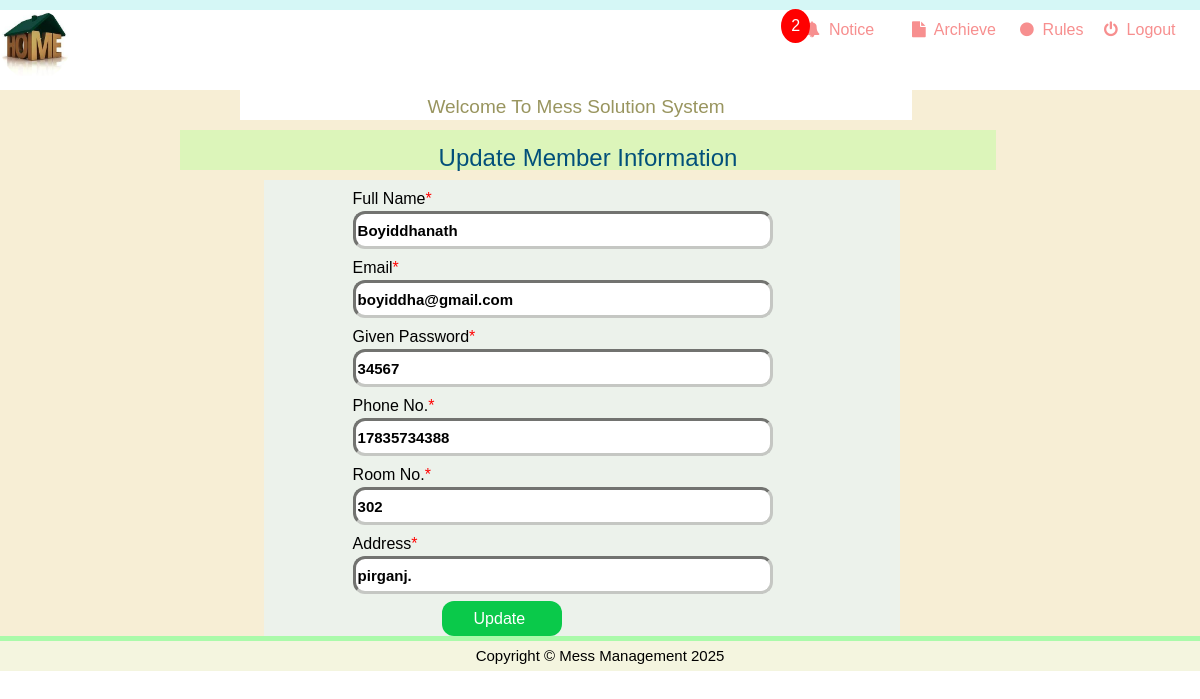
The page /member/member_edit.php?edit=boyiddha@gmail.com (signed in) on the database its author committed.
### tables this page shows
CREATE TABLE `member` (
  `sl_no` int(11) NOT NULL,
  `name` varchar(100) NOT NULL,
  `email` varchar(100) NOT NULL,
  `password` varchar(100) NOT NULL,
  `phone` varchar(15) NOT NULL,
  `address` varchar(150) NOT NULL,
  `room_no` varchar(10) NOT NULL,
  `Joining_Date` date NOT NULL
);

### member/member_edit.php (the view, shortened to what this page needs)
<?php
	include 'database/Connection.php';
	if(isset($_GET['edit'])){
		$Id = $_GET['edit'];
		$rec = mysqli_query($conn, "SELECT * FROM member WHERE email='$Id';");
		$record=mysqli_fetch_array($rec);
	}
?>
<!DOCTYPE html>
<html lang="en">
<head>
		<link rel="stylesheet" href="https://cdnjs.cloudflare.com/ajax/libs/font-awesome/4.7.0/css/font-awesome.min.css">
		 <link rel="stylesheet" href="css/w3.css">
		<link rel="stylesheet" href="css/font.css">
</head>
<body>
	<div class="first">
    </div>
	<div class="navbar">
	    <div class="nav1">
			<a class="home" href="index.php" ><img width="70px" height="70px" src="img/logo.jpg"></a>
		</div>
		 <div class="nav2">
			<a href="notice.php" class="notification" style="text-decoration:none;">
					<?php
						$q="select * from noticeboard";
						$res=$conn->query($q);
						$num=$res->num_rows;
						if($num>0){
					?>
						<span class="badge"> <?php echo $num;  ?> </span>
					<?php
						}
					?>
				<i class="fa fa-bell"></i>&nbsp <span style="color:#f78f8f;">Notice</span>
			</a>
		 </div>
		 <div class="nav3">
			<a href="archieve.php" style="text-decoration:none;">
				<i class="fa fa-file"></i>&nbsp <span style="color:#f78f8f;">Archieve</span>
			</a>
		 </div>
		<div class="nav4">
			<a href="rules.php" style="text-decoration:none;">
				<i class="fa fa-circle"></i>&nbsp <span style="color:#f78f8f;">Rules</span>
			</a>
		 </div>
		 <div class="nav5">
			<a href="logout.php" style="text-decoration:none;">
				<i class="fa fa-power-off"></i>&nbsp <span style="color:#f78f8f;">Logout</span>
			</a>
		 </div>
	</div>
	<div class="container">
		<div class="child">
			<h4 style="text-align: center;font-size:19px;color:#99955f;height:30px;padding-top:3px;background:white;width:70%;" >Welcome To Mess Solution System</h4>
		</div>
		<h3 id="start">Update Member Information</h3>
		<div class="wrap">
			<div class ="wrp">
				<form class="formmain" method="post" enctype="multipart/form-data">
					<div class="form-group">
						<label for="name"> Full Name<span style="color:red;">*</span></label>	<br>
						<input class="form-control"  id="name" name="name" type="text" value="<?php echo $record['name']; ?>" >
					 </div>
					<div class="form-group">
						<label for="email">Email<span style="color:red;">*</span></label>	<br>
						<input class="form-control" id="email" name="email" value="<?php echo $record['email']; ?>">
					</div>
					<div class="form-group">
						<label for="pwd">Given Password<span style="color:red;">*</span></label>	<br>
						<input class="form-control" id="pwd" name="password" value="<?php echo $record['password'];?>">
					</div>
					<div class="form-group">
						<label for="phone">Phone No.<span style="color:red;">*</span></label>	<br>
						<input class="form-control" id="phone" name="phone" value="<?php echo $record['phone'];?>">
					</div>
					<div class="form-group">
						<label for="room">Room No.<span style="color:red;">*</span></label>	<br>
						<input class="form-control" id="room" name="room" value="<?php echo $record['room_no'];?>">
					</div>
					<div class="form-group">
						<label for="address">Address<span style="color:red;">*</span></label>	<br>
						<input class="form-control" id="address" name="address" value="<?php echo $record['address']; ?>" >
					</div>
					<input type="submit" name="update" value="Update " class="buttonupdate" >
				</form>
			</div>
		</div>
	</div>
	<div style="margin:0;padding:0;background-color:#aafaaa;height:5px;"></div>
	<div class="footer" style="background-color:#f4f5df;color:black; display:flex; justify-content:center;align-items:center">
	Copyright &copy; Mess Management 2025<br>
</div>
</body>
</html>

### css/w3.css (style rules this page uses)
html { box-sizing:border-box }
*,*:before,*:after { box-sizing:inherit }
html { -ms-text-size-adjust:100%;-webkit-text-size-adjust:100% }
body { margin:0 }
a { background-color:transparent;-webkit-text-decoration-skip:objects }
img { border-style:none }
button,input,select,textarea { font:inherit;margin:0 }
button,input { overflow:visible }
button,html [type=button],[type=reset],[type=submit] { -webkit-appearance:button }
html,body { font-family:Verdana,sans-serif;font-size:15px;line-height:1.5 }
html { overflow-x:hidden }
h3 { font-size:24px }
h4 { font-size:20px }
h1,h2,h3,h4,h5,h6 { font-family:"Segoe UI",Arial,sans-serif;font-weight:400;margin:10px 0 }
img { vertical-align:middle }
a { color:inherit }

### member/member_edit.php (style rules this page uses)
body,h1,h2,h3,h4,h5 { font-family: "Poppins", sans-serif }
body { font-size:16px; margin:0; padding:0; }
.first { background-color: #d5f7f6; height:10px; }
.nav1 { width:67%; float:left; padding-top:0px; }
.home { -webkit-transition-duration: 0.4s; transition-duration: 0.4s; }
img { border-radius:50px; }
.nav2 { width:9%; float:left; text-align:left; padding-top:8px; color:#f78f8f; }
.nav3 { width:9%; float:left; text-align:left; padding-top:8px; color:#f78f8f; }
.nav4 { width:7%; float:left; text-align:left; padding-top:8px; color:#f78f8f; }
.nav5 { width:8%; float:left; text-align:left; padding-top:8px; color:#f78f8f; }
.navbar:after { content: ''; display: table; clear: both; }
.container { background-color:#f7eed5 }
.child { margin-left:20%; padding:0; }
h3 { position:relative; margin-top:0; margin-left:15%; width:68%; background-color:#dcf5ba; height:40px; color:#02507a; text-align:center; padding-top:10px; animation:title; animation-duration:2s; animation-iteration-count:infinite; }
.wrap { margin-left:22%; width:53%; background-color:#ecf2eb; }
.wrp { margin-left:20px; height:auto; overflow-x:hidden; overflow-y:scroll; }
.formmain { padding-left:10%; }
.form-group { margin:7px; }
.form-control { width:420px; height:38px; font-size:15px; font-weight:bold; border-color:#c5c7c3; border-radius:12px; border-width:3px; }
.buttonupdate { color:white; margin-left:96px; height:35px; width:120px; background-color:#0ac94a; border:none; border-radius:12px; text-align:center; display:inline-block; cursor:pointer; -webkit-transition-duration: 0.4s; transition-duration: 0.4s; }
.wrap:after { content:''; display:table; clear:both; }
.notification { position: relative; }
.notification .badge { position: absolute; top: -12px; right: 64px; padding: 5px 10px; border-radius: 50%; background-color: red; color: white; }
.footer { background-color: #d1d1cf; color: black; padding: 10px; text-align: right; font-size: 15px; height:30px; }
.footer::after { display: table; content: ''; clear: both; }

### rows shown on the page
member: name "Boyiddhanath", email "boyiddha@gmail.com", password "34567", phone "17835734388", room "302", address "pirganj."

### other values the page prints
$num "2"
